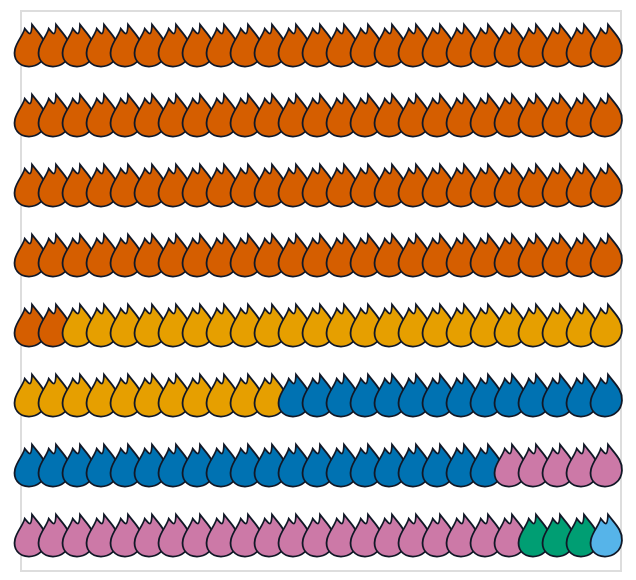

Vega-Lite specification for this chart:
### Vega-Lite specification from a JSON file in a GitHub repository (floating-point values rounded to 4 significant figures)
{"$schema": "https://vega.github.io/schema/vega-lite/v5.json", "width": "container", "height": 280, "params": [{"name": "hoveredState", "value": ""}], "data": {"sequence": {"start": 0, "stop": 200, "as": "i"}}, "transform": [{"calculate": "datum.i < 102 ? 'NSW' : datum.i < 136 ? 'QLD' : datum.i < 170 ? 'WA' : datum.i < 196 ? 'NT' : datum.i < 199 ? 'SA' : 'VIC'", "as": "state"}, {"calculate": "datum.state === 'NSW' ? '101,569 detections · 51%' : datum.state === 'QLD' ? '34,158 detections · 17%' : datum.state === 'WA' ? '33,964 detections · 17%' : datum.state === 'NT' ? '26,037 detections · 13%' : datum.state === 'SA' ? '2,834 detections · 1.4%' : '845 detections · 0.4%'", "as": "detail"}, {"calculate": "datum.state === 'NSW' ? 102 : datum.state === 'QLD' ? 34 : datum.state === 'WA' ? 34 : datum.state === 'NT' ? 26 : datum.state === 'SA' ? 3 : 1", "as": "state_flames"}, {"calculate": "datum.i % 25", "as": "col"}, {"calculate": "floor(datum.i / 25)", "as": "row"}], "mark": {"type": "point", "shape": "M0,-1.35 C0.42,-0.78 0.96,-0.34 0.92,0.36 C0.88,1.05 0.34,1.42 -0.2,1.42 C-0.88,1.42 -1.26,0.92 -1.12,0.28 C-1.0,-0.24 -0.62,-0.58 -0.48,-1.08 C-0.2,-0.76 -0.04,-0.44 0,-1.35 Z", "filled": true, "size": 230, "stroke": "#111827", "strokeWidth": 0.9}, "encoding": {"x": {"field": "col", "type": "quantitative", "scale": {"domain": [-0.5, 24.5]}, "axis": null}, "y": {"field": "row", "type": "quantitative", "scale": {"domain": [-0.5, 7.5], "reverse": true}, "axis": null}, "color": {"field": "state", "type": "nominal", "scale": {"domain": ["NSW", "QLD", "WA", "NT", "SA", "VIC"], "range": ["#D55E00", "#E69F00", "#0072B2", "#CC79A7", "#009E73", "#56B4E9"]}, "legend": null}, "opacity": {"condition": [{"test": "hoveredState !== '' && datum.state === hoveredState", "value": 1}, {"test": "hoveredState !== ''", "value": 0.1}], "value": 1}, "tooltip": [{"field": "state", "title": "State"}, {"field": "state_flames", "title": "Flames (~1k each)"}, {"field": "detail", "title": "Total"}]}}
